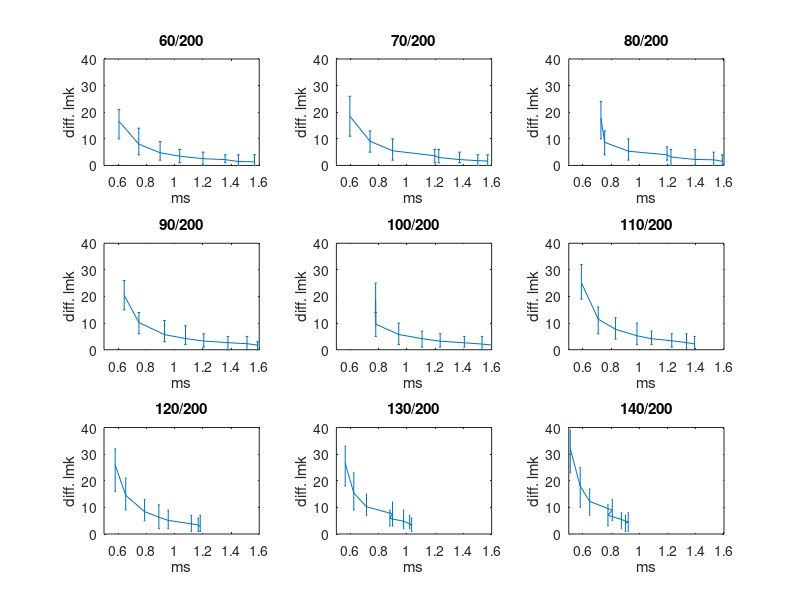

MATLAB code for this plot:
clc
close ALL
clear ALL

num_lmk_sel = [60:10:140];
num_lmk_all = 200;
sz_rand_sam = [2, 4, 6, 8, 10, 12, 14, 16]';

%%
time_cost = [
  0.000606206 0.000595498 0.000727912 0.000643135 0.000778162 0.000589459 0.000579186 0.00056261 0.000510668
  0.000746488 0.000738437 0.000754363 0.000747575 0.000779005 0.000708676 0.000653854 0.00062335 0.000581106
  0.000897653 0.000898438 0.000922779 0.000928861 0.00094181 0.000831459 0.000787521 0.000713403 0.000648104
  0.00103649 0.00119734 0.00119668 0.00107743 0.00110714 0.000983171 0.00088869 0.000897865 0.000808279
  0.00120183 0.00122536 0.00122419 0.00120678 0.00123535 0.00108637 0.000955153 0.000879119 0.000777562
  0.00135844 0.00137264 0.00139553 0.00137816 0.00140674 0.00122973 0.00111902 0.000976165 0.000872989
  0.00145238 0.0015022 0.00152685 0.00151352 0.0015321 0.00133416 0.00116792 0.00101908 0.000921346
  0.00156627 0.00157207 0.0015878 0.00158787 0.00160835 0.00139179 0.00118192 0.00103323 0.000901398
  ];

diff_avg = [
  16.59 18.52 17.81 20.45 19.17 25.17 25.99 26.63 32.06
  8.01 9.09 8.69 10.19 9.6 11.49 14.52 15.39 17.96
  4.76 5.52 5.35 5.68 5.72 7.67 8.41 10.23 12.25
  3.48 3.64 4 4.2 4.17 5.25 6.33 7.58 8.93
  2.54 2.99 3.17 3.27 3.19 4.14 5.11 5.83 7.07
  2.19 2.21 2.25 2.65 2.61 3.35 3.8 4.8 5.45
  1.49 1.81 2.12 2.27 2.12 2.69 3.38 3.88 4.44
  1.36 1.66 1.57 1.75 1.72 2.17 2.85 3.16 4.01
  ];

diff_max = [
  21 26 24 26 25 32 32 33 39
  14 13 13 14 14 16 21 23 25
  9 10 10 11 10 12 13 15 17
  6 6 7 9 7 10 11 12 13
  5 6 6 6 6 7 9 9 11
  4 5 6 5 5 6 7 9 8
  4 4 5 5 5 6 6 7 8
  4 4 4 3 3 5 7 6 7
  ];

diff_min = [
  10 11 10 15 14 19 16 18 23
  4 5 4 6 5 6 9 9 10
  2 2 2 3 2 4 5 7 7
  1 1 2 2 1 2 2 3 5
  0 1 0 1 1 2 2 3 3
  1 1 0 0 1 1 1 2 2
  0 0 0 0 0 0 1 2 1
  0 0 0 0 0 0 1 1 1
  ];

%%
figure;
for i=1:length(num_lmk_sel)
  subplot(3, 3, i)
  errorbar(time_cost(:, i) * 1000, diff_avg(:, i), ...
    diff_avg(:, i) - diff_min(:, i), ...
    diff_max(:, i) - diff_avg(:, i));
  xlabel('ms')
  ylabel('diff. lmk')
  xlim([0.5 1.6])
  ylim([0 40])
  
  title([ num2str(num_lmk_sel(i)) '/' num2str(num_lmk_all) ])
end
